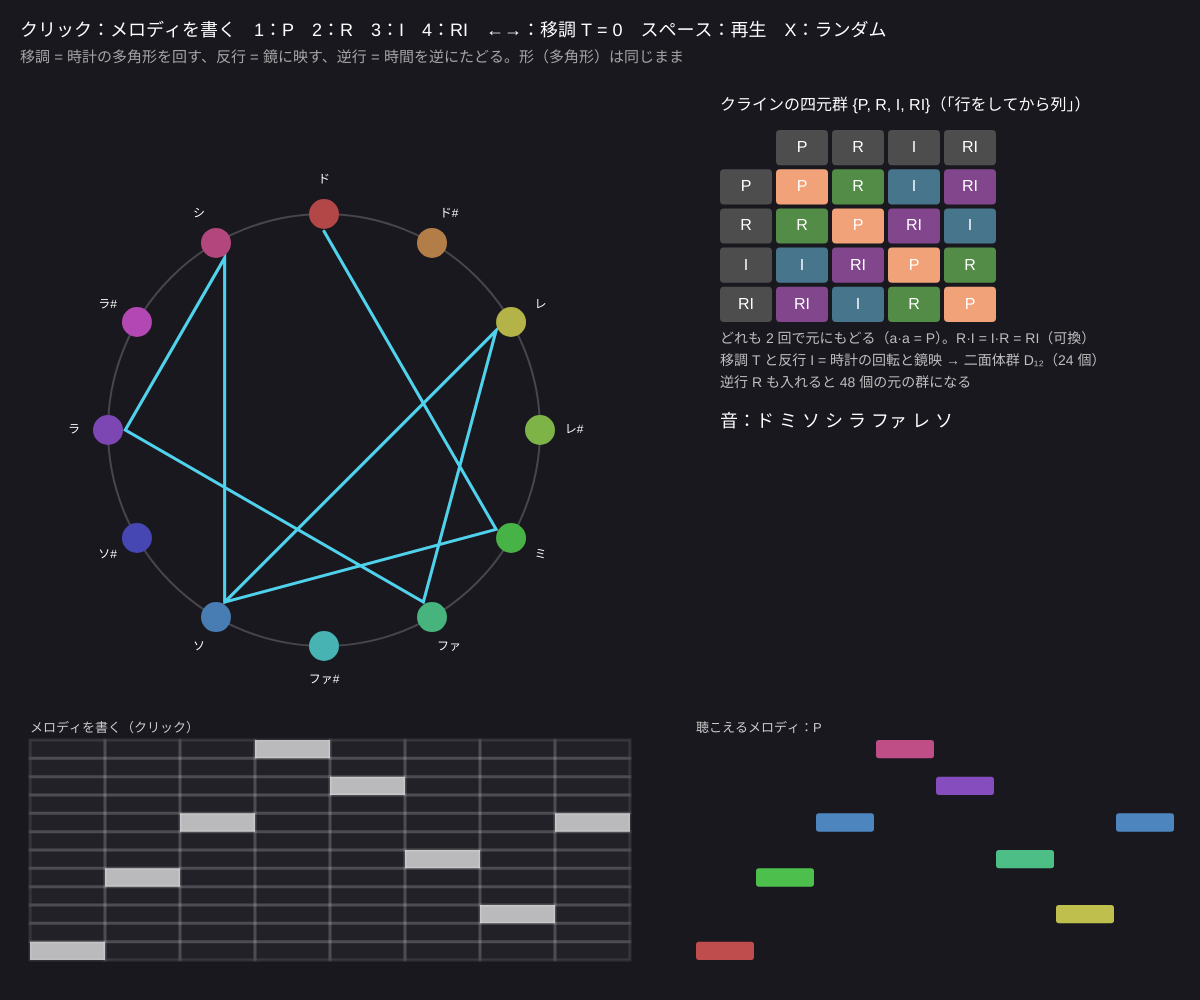
Frame 1 (no input)
Frame 60 (no input): identical to frame 1, image omitted
Frame 120 (the mouse pressed at the canvas centre since frame 60): identical to frame 1, image omitted

The p5.js sketch that drew this single still picture (run headless with seeded random() and noise() and a simulated clock; from frame 60 on, the mouse is pressed at the canvas centre):

// p5.js sketch
// ── sketch.js
// ============================================
// 14 対称性の音楽（自由制作のベース）
// メロディに群の元を作用させる：移調 Tₖ（時計を k 回す = Z₁₂）、反行 I（時計を裏返す）、逆行 R（時間を逆に）
//   {原形 P, 逆行 R, 反行 I, 反行の逆行 RI} はクラインの四元群。12 音技法（シェーンベルク）やバッハのカノンで使われる
// 下のマス目をクリック = メロディを書く / 1 = P、2 = R、3 = I、4 = RI / ←→ = 移調 k / スペース = 再生・停止 / X = ランダム
// ============================================

let melody = [0, 4, 7, 11, 9, 5, 2, 7];   // ★ 最初のメロディ（0 = ド、1 = ド#、… 11 = シ）
let form = 'P';          // P / R / I / RI
let T = 0;               // 移調（半音）
let playing = false;
let stepIdx = -1, nextTime = 0;
let bpm = 140;           // ★ 速さ
let base = 60;           // ★ ド の MIDI 番号（60 = 真ん中のド）
const NOTE_NAMES = ['ド', 'ド#', 'レ', 'レ#', 'ミ', 'ファ', 'ファ#', 'ソ', 'ソ#', 'ラ', 'ラ#', 'シ'];
const FORMS = ['P', 'R', 'I', 'RI'];

function setup() {
  createCanvas(windowWidth, windowHeight);
  colorMode(HSB, 360, 100, 100, 100);
}

// 群の作用：反行は最初の音を軸に裏返す、逆行は順番を逆に、最後に移調
function transformed() {
  let m = melody.slice();
  if (form === 'I' || form === 'RI') m = m.map((p) => (2 * melody[0] - p + 120) % 12);
  if (form === 'R' || form === 'RI') m.reverse();
  return m.map((p) => (p + T) % 12);
}

function draw() {
  background(250, 20, 12);
  let tm = transformed();
  // 再生
  if (playing && audioCtx && audioCtx.currentTime >= nextTime - 0.05) {
    stepIdx = (stepIdx + 1) % tm.length;
    playNote(base + tm[stepIdx], 60 / bpm * 0.9);
    nextTime = Math.max(nextTime, audioCtx.currentTime) + 60 / bpm;
  }

  // 時計（12 音）：もとのメロディ（うすい）と変換後を多角形で
  let cx = width * 0.27, cy = height * 0.43, R = min(width * 0.18, height * 0.24);
  noFill(); stroke(0, 0, 100, 20); strokeWeight(2); circle(cx, cy, R * 2);
  if (form === 'I' || form === 'RI') {   // 反行の鏡の軸
    let a = -HALF_PI + ((melody[0] + T) * TWO_PI) / 12;
    stroke(50, 80, 100, 50); drawingContext.setLineDash([6, 6]);
    line(cx - cos(a) * R * 1.2, cy - sin(a) * R * 1.2, cx + cos(a) * R * 1.2, cy + sin(a) * R * 1.2);
    drawingContext.setLineDash([]);
  }
  polyline(melody, cx, cy, R, color(0, 0, 100, 25));
  polyline(tm, cx, cy, R, color(190, 70, 100, 90));
  for (let p = 0; p < 12; p++) {
    let a = -HALF_PI + (p * TWO_PI) / 12, x = cx + cos(a) * R, y = cy + sin(a) * R;
    let on = playing && tm[stepIdx] === p;
    noStroke(); fill((p * 30) % 360, 60, on ? 100 : 70);
    circle(x, y, on ? 44 : 30);
    fill(0, 0, 100); textAlign(CENTER, CENTER); textSize(12);
    text(NOTE_NAMES[p], x + cos(a) * 34, y + sin(a) * 34);
  }
  textAlign(LEFT, BASELINE);

  // ピアノロール（下）：8 ステップ × 12 音。もとのメロディを書く
  let gx = 30, gy = height * 0.74, gw = width * 0.5, gh = height * 0.22;
  let cw = gw / melody.length, ch = gh / 12;
  for (let s = 0; s < melody.length; s++) for (let p = 0; p < 12; p++) {
    let x = gx + s * cw, y = gy + (11 - p) * ch;
    stroke(0, 0, 100, 10); fill(0, 0, 100, (p === melody[s]) ? 70 : 4);
    rect(x, y, cw, ch);
  }
  noStroke(); fill(0, 0, 80); textSize(13);
  text('メロディを書く（クリック）', gx, gy - 8);
  // 変換後のロール（右）
  let rx = width * 0.58;
  for (let s = 0; s < tm.length; s++) {
    let x = rx + s * cw * 0.8, y = gy + (11 - tm[s]) * ch;
    noStroke(); fill((tm[s] * 30) % 360, 60, s === stepIdx && playing ? 100 : 75);
    rect(x, y, cw * 0.8 - 2, ch, 3);
  }
  fill(0, 0, 80); textSize(13);
  text('聴こえるメロディ：' + form + (T ? ' → T' + T : ''), rx, gy - 8);

  // クラインの四元群の表
  let tx = width * 0.6, ty = 130, c = 56;
  fill(0, 0, 100); textSize(16);
  text('クラインの四元群 {P, R, I, RI}（「行をしてから列」）', tx, ty - 20);
  for (let i = -1; i < 4; i++) for (let j = -1; j < 4; j++) {
    if (i < 0 && j < 0) continue;
    let x = tx + (j + 1) * c, y = ty + (i + 1) * c * 0.7;
    let lab = i < 0 ? FORMS[j] : j < 0 ? FORMS[i] : FORMS[i ^ j];
    fill(i < 0 || j < 0 ? color(0, 0, 30) : color((FORMS.indexOf(lab) * 90 + 20) % 360, 50, lab === form ? 95 : 55));
    rect(x, y, c - 4, c * 0.7 - 4, 4);
    fill(0, 0, 100); textAlign(CENTER, CENTER); textSize(16);
    text(lab, x + c / 2 - 2, y + c * 0.35 - 2);
    textAlign(LEFT, BASELINE);
  }
  fill(0, 0, 75); textSize(14);
  text('どれも 2 回で元にもどる（a·a = P）。R·I = I·R = RI（可換）', tx, ty + c * 3.8);
  text('移調 T と反行 I = 時計の回転と鏡映 → 二面体群 D₁₂（24 個）', tx, ty + c * 3.8 + 22);
  text('逆行 R も入れると 48 個の元の群になる', tx, ty + c * 3.8 + 44);
  fill(0, 0, 100); textSize(18);
  text('音：' + tm.map((p) => NOTE_NAMES[p]).join(' '), tx, ty + c * 3.8 + 84);

  fill(0, 0, 100); textSize(18);
  text('クリック：メロディを書く　1：P　2：R　3：I　4：RI　←→：移調 T = ' + T + '　スペース：' + (playing ? '停止' : '再生') + '　X：ランダム', 20, 36);
  fill(0, 0, 65); textSize(15);
  text('移調 = 時計の多角形を回す、反行 = 鏡に映す、逆行 = 時間を逆にたどる。形（多角形）は同じまま', 20, 62);
}

function polyline(m, cx, cy, R, c) {
  noFill(); stroke(c); strokeWeight(3);
  beginShape();
  for (let p of m) { let a = -HALF_PI + (p * TWO_PI) / 12; vertex(cx + cos(a) * R * 0.92, cy + sin(a) * R * 0.92); }
  endShape();
}

function mousePressed() {
  startAudio();
  let gx = 30, gy = height * 0.74, gw = width * 0.5, gh = height * 0.22;
  let s = floor((mouseX - gx) / (gw / melody.length)), p = 11 - floor((mouseY - gy) / (gh / 12));
  if (s >= 0 && s < melody.length && p >= 0 && p < 12) { melody[s] = p; playNote(base + p, 0.25); }
}

function keyPressed() {
  startAudio();
  if (key >= '1' && key <= '4' && key.length === 1) form = FORMS[+key - 1];
  if (key === RIGHT_ARROW) T = (T + 1) % 12;
  if (key === LEFT_ARROW) T = (T + 11) % 12;
  if (key === ' ') { playing = !playing; stepIdx = -1; nextTime = audioCtx ? audioCtx.currentTime : 0; }
  if (key === 'x' || key === 'X') melody = melody.map(() => floor(Math.random() * 12));
  return false;
}

// ---------- やってみよう ----------
// 1. 1〜4 を切りかえて、時計の多角形がどう動くか見よう。I は鏡映、T は回転
// 2. R を 2 回、I を 2 回 → 原形 P。R → I と I → R が同じ RI になるのを表で確かめよう
// 3. ド・ミ・ソ（0, 4, 7）を I にすると長調が短調の形に。耳で聴き比べよう
// 4. 12 音を 1 回ずつ使う「音列」を melody にすると 12 音技法。P・R・I・RI × 移調 12 = 48 通り
// 5. 2 つのメロディ（P と T₇ など）を同時に鳴らしてカノンを作ろう。作品のベースに


// ==================================================
// ここから下は「音を鳴らすための道具」
// ==================================================
let audioCtx, masterOut;
function startAudio() {
  if (!audioCtx) {
    audioCtx = new AudioContext();
    masterOut = audioCtx.createDynamicsCompressor();
    masterOut.connect(audioCtx.destination);
  }
  audioCtx.resume();
}
// MIDI 番号 midi の音を dur 秒鳴らす（三角波 + 少しの倍音）
function playNote(midi, dur) {
  if (!audioCtx) return;
  let f = 440 * Math.pow(2, (midi - 69) / 12);
  let t = audioCtx.currentTime;
  for (let [mul, type, vol] of [[1, 'triangle', 0.25], [2, 'sine', 0.06]]) {
    let o = audioCtx.createOscillator(), g = audioCtx.createGain();
    o.type = type; o.frequency.value = f * mul;
    g.gain.setValueAtTime(0.0001, t);
    g.gain.exponentialRampToValueAtTime(vol, t + 0.01);
    g.gain.exponentialRampToValueAtTime(0.0001, t + Math.max(0.05, dur));
    o.connect(g); g.connect(masterOut);
    o.start(t); o.stop(t + dur + 0.05);
  }
}
